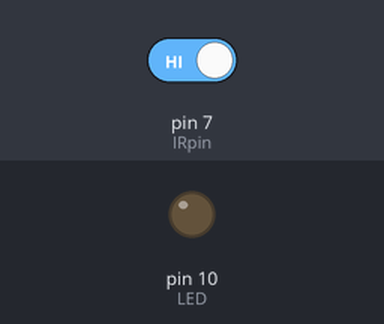
The sketch below on a simulated Arduino Uno, built with avr-gcc and run on an emulated ATmega328P. On the bench: output pins drawn as LEDs (lit = HIGH). The inputs (shaded band) are chosen by the test bench; at power-on: pin 7 (IRpin) HIGH.

Above: at 1.2 s.
1.3 s: pin 7 (IRpin) driven LOW
At 1.9 s:
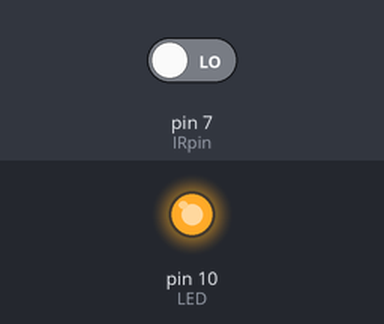
Timing chart, 0 to 4.3 s (numbered marks = the images above; inputs shaded):
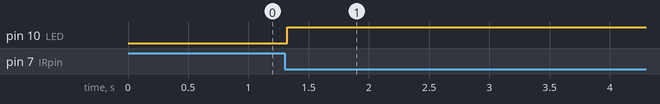

Measured:
- after the input at 1.3 s, pin 10 (LED): LOW → HIGH at once

The sketch:

Wlacznik_na_pilota_EP.ino
```cpp
int IRpin=7;
int LED = 10;
boolean stan=0;

void setup() {
  Serial.begin(9600);
  pinMode (IRpin, INPUT);
  pinMode (LED, OUTPUT);
}
void loop() {
   if (digitalRead(IRpin) == LOW)  {
  delay (20);
  stan=!stan;
  digitalWrite(LED, stan) ;
  while (digitalRead(IRpin)==LOW) ;
  delay(20);
  }
}
```
